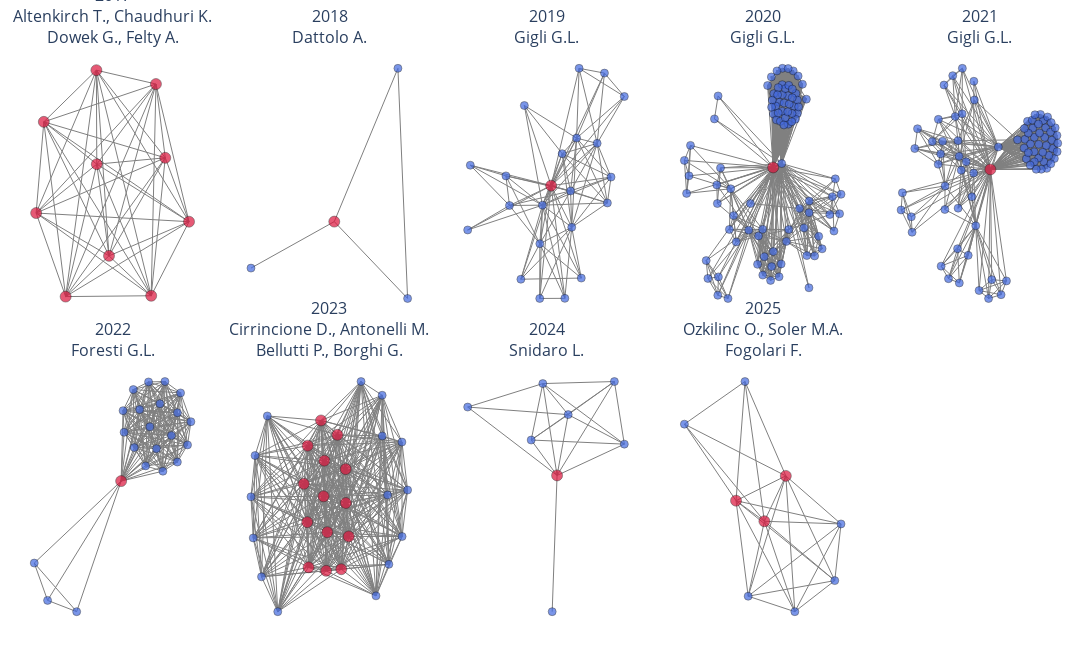

The notebook cell saved with this chart:
### Markdown cell above
### Secondo grafo:
collaborazioni degli autori con il nodo più centrale di ogni anno (2017-2025)

### Code cell
import networkx as nx
import plotly.graph_objects as go
from plotly.subplots import make_subplots

# NODO CENTRALE + VICINI EQUICENTRALI
central_node = {}
highlight_nodes = {}

for anno, G in grafi_per_anno.items():
    if len(G) == 0:
        continue

    central = max(G.degree, key=lambda x: x[1])[0]
    deg_c = G.degree(central)

    central_node[anno] = central
    highlight_nodes[anno] = [central] + [
        n for n in G.neighbors(central) if G.degree(n) == deg_c
    ]

# LAYOUT CON NODO CENTRALE FISSO + NORMALIZZAZIONE
def compute_layout(G, central):
    pos = nx.spring_layout(
        G,
        seed=42,
        pos={central: (0, 0)},
        fixed=[central],
        k=0.5,
        iterations=100
    )

    xs, ys = zip(*pos.values())
    min_x, max_x = min(xs), max(xs)
    min_y, max_y = min(ys), max(ys)

    for n, (x, y) in pos.items():
        pos[n] = (
            -1 + 2 * (x - min_x) / (max_x - min_x) if max_x > min_x else 0,
            -1 + 2 * (y - min_y) / (max_y - min_y) if max_y > min_y else 0
        )
    return pos


# FUNZIONE PLOTLY
def plot_graph(G, pos, highlight=None, legend=True):
    edge_x, edge_y = [], []
    for u, v in G.edges():
        edge_x += [pos[u][0], pos[v][0], None]
        edge_y += [pos[u][1], pos[v][1], None]

    edge = go.Scatter(
        x=edge_x, y=edge_y,
        mode="lines",
        line=dict(width=1, color="gray"),
        hoverinfo="none",
        showlegend=False
    )

    max_deg = max(dict(G.degree()).values())
    node_x, node_y, text, color, size = [], [], [], [], []

    for n in G.nodes():
        node_x.append(pos[n][0])
        node_y.append(pos[n][1])
        d = G.degree(n)
        text.append(f"{n}<br>Grado: {d}")

        if highlight and n in highlight:
            color.append("crimson")
            size.append(11)
        else:
            color.append("royalblue" if d < max_deg else "crimson")
            size.append(8)

    node = go.Scatter(
        x=node_x, y=node_y,
        mode="markers",
        text=text,
        hoverinfo="text",
        marker=dict(size=size, color=color, line=dict(width=0.5, color="black")),
        showlegend=legend
    )

    return edge, node


# SUBPLOT 2x5 (CENTRALE + VICINI)
anni = sorted(central_node)

fig = make_subplots(
    rows=2, cols=5,
    subplot_titles=[
        f"{a}<br>{'<br>'.join(', '.join(highlight_nodes[a][i:i+2]) for i in range(0, min(4,len(highlight_nodes[a])),2))}"
        for a in anni
    ],
    horizontal_spacing=0.03,
    vertical_spacing=0.08
)

for i, anno in enumerate(anni):
    central = central_node[anno]
    H = grafi_per_anno[anno].subgraph([central] + list(grafi_per_anno[anno].neighbors(central)))
    pos = compute_layout(H, central)

    edge, node = plot_graph(H, pos, highlight_nodes[anno], legend=False)

    r, c = (1, i + 1) if i < 5 else (2, i - 4)
    fig.add_traces([edge, node], rows=r, cols=c)

fig.update_layout(
    height=650, width=1400,
    paper_bgcolor="white",
    plot_bgcolor="white",
    font=dict(size=10),
    margin=dict(l=20, r=20, t=50, b=20)
)

for r in [1, 2]:
    for c in range(1, 6):
        fig.update_xaxes(visible=False, row=r, col=c)
        fig.update_yaxes(visible=False, row=r, col=c)

fig.show()

### Figure 1 — Plotly figure (JSON) as saved in the notebook; plotly's stock layout.template omitted (floating-point values rounded to 4 significant figures; data arrays with more than 128 entries replaced by an {"elided": "..."} marker saying what was removed)
{"data": [{"hoverinfo": "none", "line": {"color": "gray", "width": 1}, "mode": "lines", "showlegend": false, "type": "scatter", "x": {"elided": "135 float values"}, "xaxis": "x", "y": {"elided": "135 float values"}, "yaxis": "y"}, {"hoverinfo": "text", "marker": {"color": ["crimson", "crimson", "crimson", "crimson", "crimson", "crimson", "crimson", "crimson", "crimson", "crimson"], "line": {"color": "black", "width": 0.5}, "size": [11, 11, 11, 11, 11, 11, 11, 11, 11, 11]}, "mode": "markers", "showlegend": false, "text": ["Altenkirch T.<br>Grado: 9", "Chaudhuri K.<br>Grado: 9", "Dowek G.<br>Grado: 9", "Felty A.<br>Grado: 9", "Filinski A.<br>Grado: 9", "Miculan M.<br>Grado: 9", "Rabe F.<br>Grado: 9", "Ricciotti W.<br>Grado: 9", "Sacerdoti Coen C.S.<br>Grado: 9", "Sojakova K.<br>Grado: 9"], "type": "scatter", "x": [-0.6139, 1, -1, -0.8993, 0.5673, -0.2117, 0.5052, -0.2065, 0.689, -0.04668], "xaxis": "x", "y": [-1, -0.3384, -0.2617, 0.5438, 0.878, 1, -0.9926, 0.1698, 0.2261, -0.6401], "yaxis": "y"}, {"hoverinfo": "none", "line": {"color": "gray", "width": 1}, "mode": "lines", "showlegend": false, "type": "scatter", "x": [0.8763, 0.06365, null, 0.8763, 1, null, 0.06365, -1, null, 0.06365, 1, null], "xaxis": "x2", "y": [1, -0.3321, null, 1, -1, null, -0.3321, -0.7361, null, -0.3321, -1, null], "yaxis": "y2"}, {"hoverinfo": "text", "marker": {"color": ["royalblue", "crimson", "royalblue", "royalblue"], "line": {"color": "black", "width": 0.5}, "size": [8, 11, 8, 8]}, "mode": "markers", "showlegend": false, "text": ["de March C.<br>Grado: 2", "Dattolo A.<br>Grado: 3", "Luccio F.L.<br>Grado: 2", "Corbatto M.<br>Grado: 1"], "type": "scatter", "x": [0.8763, 0.06365, 1, -1], "xaxis": "x2", "y": [1, -0.3321, -1, -0.7361], "yaxis": "y2"}, {"hoverinfo": "none", "line": {"color": "gray", "width": 1}, "mode": "lines", "showlegend": false, "type": "scatter", "x": {"elided": "270 float values"}, "xaxis": "x3", "y": {"elided": "270 float values"}, "yaxis": "y3"}, {"hoverinfo": "text", "marker": {"color": ["royalblue", "royalblue", "royalblue", "royalblue", "royalblue", "royalblue", "royalblue", "royalblue", "crimson", "royalblue", "royalblue", "royalblue", "royalblue", "royalblue", "royalblue", "royalblue", "royalblue", "royalblue", "royalblue", "royalblue", "royalblue", "royalblue"], "line": {"color": "black", "width": 0.5}, "size": [8, 8, 8, 8, 8, 8, 8, 8, 11, 8, 8, 8, 8, 8, 8, 8, 8, 8, 8, 8, 8, 8]}, "mode": "markers", "showlegend": false, "text": ["Bax F.<br>Grado: 5", "André-Obadia N.<br>Grado: 5", "Pellitteri G.<br>Grado: 3", "Valente M.<br>Grado: 18", "Fabris M.<br>Grado: 8", "Nilo A.<br>Grado: 6", "Merlino G.<br>Grado: 10", "Smeralda C.<br>Grado: 4", "Gigli G.L.<br>Grado: 21", "Serafini A.<br>Grado: 5", "Bernardini A.<br>Grado: 11", "Vogrig A.<br>Grado: 12", "Rheims S.<br>Grado: 5", "Corazza E.<br>Grado: 13", "Segatti S.<br>Grado: 8", "Lorenzut S.<br>Grado: 5", "Honnorat J.<br>Grado: 11", "Bastien B.<br>Grado: 5", "Cargnelutti D.<br>Grado: 5", "de Biase S.<br>Grado: 7", "Marini A.<br>Grado: 9", "Romano G.<br>Grado: 4"], "type": "scatter", "x": [-0.3207, 1, -1, -0.04547, 0.8305, -0.5115, -0.07879, -0.2765, 0.06569, 0.4505, 0.3139, 0.3907, 0.4227, 0.3286, 0.7839, 0.2407, 0.6531, 0.7464, -0.07985, -0.4664, 0.2067, -0.9665], "xaxis": "x3", "y": [-0.8328, 0.7552, -0.4048, -0.189, 0.0549, 0.06528, -0.524, 0.677, -0.01973, -0.8228, -0.06571, 0.3936, 1, -0.3816, -0.17, -0.9988, 0.3479, 0.9586, -1, -0.1921, 0.2584, 0.1581], "yaxis": "y3"}, {"hoverinfo": "none", "line": {"color": "gray", "width": 1}, "mode": "lines", "showlegend": false, "type": "scatter", "x": {"elided": "3609 float values"}, "xaxis": "x4", "y": {"elided": "3609 float values"}, "yaxis": "y4"}, {"hoverinfo": "text", "marker": {"color": ["crimson", "royalblue", "royalblue", "royalblue", "royalblue", "royalblue", "royalblue", "royalblue", "royalblue", "royalblue", "royalblue", "royalblue", "royalblue", "royalblue", "royalblue", "royalblue", "royalblue", "royalblue", "royalblue", "royalblue", "royalblue", "royalblue", "royalblue", "royalblue", "royalblue", "royalblue", "royalblue", "royalblue", "royalblue", "royalblue", "royalblue", "royalblue", "royalblue", "royalblue", "royalblue", "royalblue", "royalblue", "royalblue", "royalblue", "royalblue", "royalblue", "royalblue", "royalblue", "royalblue", "royalblue", "royalblue", "royalblue", "royalblue", "royalblue", "royalblue", "royalblue", "royalblue", "royalblue", "royalblue", "royalblue", "royalblue", "royalblue", "royalblue", "royalblue", "royalblue", "royalblue", "royalblue", "royalblue", "royalblue", "royalblue", "royalblue", "royalblue", "royalblue", "royalblue", "royalblue", "royalblue", "royalblue", "royalblue", "royalblue", "royalblue", "royalblue", "royalblue", "royalblue", "royalblue", "royalblue", "royalblue", "royalblue", "royalblue", "royalblue", "royalblue", "royalblue", "royalblue", "royalblue", "royalblue", "royalblue", "royalblue"], "line": {"color": "black", "width": 0.5}, "size": [11, 8, 8, 8, 8, 8, 8, 8, 8, 8, 8, 8, 8, 8, 8, 8, 8, 8, 8, 8, 8, 8, 8, 8, 8, 8, 8, 8, 8, 8, 8, 8, 8, 8, 8, 8, 8, 8, 8, 8, 8, 8, 8, 8, 8, 8, 8, 8, 8, 8, 8, 8, 8, 8, 8, 8, 8, 8, 8, 8, 8, 8, 8, 8, 8, 8, 8, 8, 8, 8, 8, 8, 8, 8, 8, 8, 8, 8, 8, 8, 8, 8, 8, 8, 8, 8, 8, 8, 8, 8, 8]}, "mode": "markers", "showlegend": false, "text": ["Gigli G.L.<br>Grado: 90", "Vogrig A.<br>Grado: 26", "Nilo A.<br>Grado: 15", "Fabris M.<br>Grado: 18", "Biasotto A.<br>Grado: 8", "Curcio F.<br>Grado: 18", "Miotti V.<br>Grado: 8", "Tascini C.<br>Grado: 8", "Valente M.<br>Grado: 81", "de Biase S.<br>Grado: 2", "Crespel A.<br>Grado: 5", "Genton P.<br>Grado: 5", "Macorig G.<br>Grado: 5", "Gélisse P.<br>Grado: 5", "Merlino G.<br>Grado: 13", "Lorenzut S.<br>Grado: 17", "del Negro I.<br>Grado: 7", "Tereshko Y.<br>Grado: 7", "Smeralda C.<br>Grado: 14", "Piani A.<br>Grado: 7", "Rudakou U.<br>Grado: 43", "Futhey N.C.<br>Grado: 40", "Krohn L.<br>Grado: 43", "Ruskey J.A.<br>Grado: 43", "Heilbron K.<br>Grado: 40", "Cannon P.<br>Grado: 40", "Alam A.<br>Grado: 40", "Arnulf I.<br>Grado: 43", "Hu M.T.M.<br>Grado: 43", "Montplaisir J.Y.<br>Grado: 43", "Gagnon J.-F.<br>Grado: 43", "Désautels A.<br>Grado: 43", "Dauvilliers Y.<br>Grado: 43", "Toffoli M.<br>Grado: 43", "Högl B.<br>Grado: 43", "Stefani A.<br>Grado: 43", "Holzknecht E.<br>Grado: 40", "Šonka K.<br>Grado: 43", "Kemlink D.<br>Grado: 43", "Öertel W.<br>Grado: 43", "Janzen A.<br>Grado: 40", "Plazzi G.<br>Grado: 43", "Antelmi E.<br>Grado: 43", "Figorilli M.<br>Grado: 43", "Puligheddu M.<br>Grado: 43", "Mollenhauer B.<br>Grado: 43", "Trenkwalder C.<br>Grado: 43", "Sixel-Döring F.<br>Grado: 43", "Cochen-de Cock V.<br>Grado: 43", "Charley-Monaca C.C.<br>Grado: 43", "Heidbreder A.<br>Grado: 43", "Ferini‑Strambi L.<br>Grado: 43", "Dijkstra F.<br>Grado: 43", "Viaene M.<br>Grado: 43", "Abril B.<br>Grado: 43", "Boeve B.F.<br>Grado: 43", "Postuma R.B.<br>Grado: 43", "Rouleau G.A.<br>Grado: 43", "Gan-Or Z.<br>Grado: 43", "Leveille E.<br>Grado: 37", "Asayesh F.<br>Grado: 37", "Espay A.J.<br>Grado: 37", "Janes F.<br>Grado: 3", "Morassi M.<br>Grado: 6", "Bagatto D.<br>Grado: 6", "Cobelli M.<br>Grado: 6", "D'Agostini S.<br>Grado: 6", "Bnà C.<br>Grado: 6", "Sponza M.<br>Grado: 10", "Marini A.<br>Grado: 22", "Surcinelli A.<br>Grado: 10", "Pez S.<br>Grado: 10", "Vit A.<br>Grado: 10", "Gavrilovic V.<br>Grado: 10", "Pessa M.E.<br>Grado: 6", "Volpetti S.<br>Grado: 6", "Pegolo E.<br>Grado: 6", "Pauletto G.<br>Grado: 6", "Bax F.<br>Grado: 6", "Verriello L.<br>Grado: 6", "Corazza E.<br>Grado: 18", "Pellitteri G.<br>Grado: 3", "Dolso P.<br>Grado: 3", "Segatti S.<br>Grado: 14", "Bernardini A.<br>Grado: 14", "Valent F.<br>Grado: 14", "Brigo F.<br>Grado: 14", "Iacono D.<br>Grado: 14", "Passadore P.<br>Grado: 14", "Rana M.<br>Grado: 14", "Honnorat J.<br>Grado: 14"], "type": "scatter", "x": [0.1329, -0.1789, -0.4088, -0.001039, -0.3722, -0.05362, -0.3385, -0.4253, 0.2425, 0.5906, -0.9412, -0.9718, -0.922, -1, 0.5929, 0.5937, 0.8893, 0.9815, 0.4701, 0.9098, 0.2112, 0.2522, 0.2737, 0.319, 0.06218, 0.5073, 0.3898, 0.25, 0.1424, 0.1667, 0.1372, 0.4237, 0.2495, 0.2896, 0.2505, 0.3328, 0.1817, 0.4014, 0.4433, 0.1749, 0.4522, 0.327, 0.2254, 0.3388, 0.3784, 0.2889, 0.4433, 0.4175, 0.2705, 0.1232, 0.198, 0.1898, 0.3745, 0.3195, 0.113, 0.1979, 0.3711, 0.3774, 0.4591, 0.5572, 0.3249, 0.1104, -0.1565, -0.4434, -0.7214, -0.5656, -0.6997, -0.5733, 0.7148, 0.3028, 0.5273, 0.6633, 0.5636, 0.7583, -0.5859, -0.5791, -0.5389, 0.8569, 1, 0.9272, 0.3322, -0.5697, -0.6161, -0.0658, 0.02008, 0.209, 0.001133, 0.1138, 0.2355, 0.1354, 0.1004], "xaxis": "x4", "y": [0.1388, -0.4066, -0.04657, -0.3993, -0.2799, -0.4569, -0.5082, -0.4001, 0.1722, -0.907, 0.06575, -0.0868, 0.3304, 0.1999, -0.2542, -0.153, -0.1153, -0.2635, -0.2174, -0.4141, 0.705, 1, 0.6983, 0.7627, 0.8509, 0.862, 0.9778, 0.771, 0.7802, 0.6724, 0.6034, 0.7819, 0.8581, 0.8237, 0.6265, 0.8522, 0.9775, 0.6712, 0.6086, 0.5519, 0.9331, 0.515, 0.5393, 0.6894, 0.82, 0.5695, 0.7239, 0.558, 0.5081, 0.7234, 0.8327, 0.7703, 0.6077, 0.6218, 0.6623, 0.6121, 0.5359, 0.7446, 0.6649, 0.732, 0.998, 0.9254, -0.1752, -1, -0.6708, -0.8125, -0.8259, -0.972, -0.4604, -0.5039, -0.3866, -0.6303, -0.627, -0.5684, -0.01284, -0.175, 0.1346, -0.2703, -0.09447, 0.0394, -0.4012, 0.7602, 0.5605, -0.7032, -0.6371, -0.8111, -0.7969, -0.7233, -0.6999, -0.5928, -0.8429], "yaxis": "y4"}, {"hoverinfo": "none", "line": {"color": "gray", "width": 1}, "mode": "lines", "showlegend": false, "type": "scatter", "x": {"elided": "3360 float values"}, "xaxis": "x5", "y": {"elided": "3360 float values"}, "yaxis": "y5"}, {"hoverinfo": "text", "marker": {"color": ["royalblue", "royalblue", "royalblue", "royalblue", "royalblue", "royalblue", "royalblue", "crimson", "royalblue", "royalblue", "royalblue", "royalblue", "royalblue", "royalblue", "royalblue", "royalblue", "royalblue", "royalblue", "royalblue", "royalblue", "royalblue", "royalblue", "royalblue", "royalblue", "royalblue", "royalblue", "royalblue", "royalblue", "royalblue", "royalblue", "royalblue", "royalblue", "royalblue", "royalblue", "royalblue", "royalblue", "royalblue", "royalblue", "royalblue", "royalblue", "royalblue", "royalblue", "royalblue", "royalblue", "royalblue", "royalblue", "royalblue", "royalblue", "royalblue", "royalblue", "royalblue", "royalblue", "royalblue", "royalblue", "royalblue", "royalblue", "royalblue", "royalblue", "royalblue", "royalblue", "royalblue", "royalblue", "royalblue", "royalblue", "royalblue", "royalblue", "royalblue", "royalblue", "royalblue", "royalblue", "royalblue", "royalblue", "royalblue", "royalblue", "royalblue", "royalblue", "royalblue", "royalblue", "royalblue", "royalblue", "royalblue", "royalblue"], "line": {"color": "black", "width": 0.5}, "size": [8, 8, 8, 8, 8, 8, 8, 11, 8, 8, 8, 8, 8, 8, 8, 8, 8, 8, 8, 8, 8, 8, 8, 8, 8, 8, 8, 8, 8, 8, 8, 8, 8, 8, 8, 8, 8, 8, 8, 8, 8, 8, 8, 8, 8, 8, 8, 8, 8, 8, 8, 8, 8, 8, 8, 8, 8, 8, 8, 8, 8, 8, 8, 8, 8, 8, 8, 8, 8, 8, 8, 8, 8, 8, 8, 8, 8, 8, 8, 8, 8, 8]}, "mode": "markers", "showlegend": false, "text": ["Verriello L.<br>Grado: 11", "Pauletto G.<br>Grado: 13", "Nilo A.<br>Grado: 13", "Lonigro I.<br>Grado: 9", "Betto E.<br>Grado: 9", "Valente M.<br>Grado: 65", "Curcio F.<br>Grado: 9", "Gigli G.L.<br>Grado: 81", "Fogolari F.<br>Grado: 7", "Marini A.<br>Grado: 11", "Gélisse P.<br>Grado: 5", "Crespel A.<br>Grado: 5", "Carrera P.<br>Grado: 5", "Bernardini A.<br>Grado: 46", "Vogrig A.<br>Grado: 19", "Moritz C.P.<br>Grado: 6", "Camdessanché J.-P.<br>Grado: 6", "Tholance Y.<br>Grado: 6", "Antoine J.-C.<br>Grado: 6", "Honnorat J.<br>Grado: 6", "Pessa M.E.<br>Grado: 7", "Genton P.<br>Grado: 5", "Macorig G.<br>Grado: 5", "Garbo R.<br>Grado: 6", "Lorenzut S.<br>Grado: 10", "del Negro L.<br>Grado: 6", "Merlino G.<br>Grado: 10", "Cargnelutti D.<br>Grado: 6", "Smeralda C.<br>Grado: 7", "Pez S.<br>Grado: 7", "Surcinelli A.<br>Grado: 11", "Bax F.<br>Grado: 7", "Pellitteri G.<br>Grado: 8", "Scalise A.<br>Grado: 6", "Mufti K.<br>Grado: 43", "Yu E.<br>Grado: 43", "Rudakou U.<br>Grado: 43", "Krohn L.<br>Grado: 43", "Ruskey J.A.<br>Grado: 43", "Asayesh F.<br>Grado: 43", "Laurent S.B.<br>Grado: 43", "Spiegelman D.<br>Grado: 43", "Arnulf I.<br>Grado: 43", "Hu M.T.M.<br>Grado: 43", "Montplaisir J.Y.<br>Grado: 43", "Gagnon J.-F.<br>Grado: 43", "Désautels A.<br>Grado: 43", "Dauvilliers Y.<br>Grado: 43", "Janes F.<br>Grado: 43", "Högl B.<br>Grado: 43", "Stefani A.<br>Grado: 43", "Holzknecht E.<br>Grado: 43", "Šonka K.<br>Grado: 43", "Kemlink D.<br>Grado: 43", "Öertel W.<br>Grado: 43", "Janzen A.<br>Grado: 43", "Plazzi G.<br>Grado: 43", "Antelmi E.<br>Grado: 43", "Figorilli M.<br>Grado: 43", "Puligheddu M.<br>Grado: 43", "Mollenhauer B.<br>Grado: 43", "Trenkwalder C.<br>Grado: 43", "Sixel-Döring F.<br>Grado: 43", "Cochen-de Cock V.<br>Grado: 43", "Charley-Monaca C.C.<br>Grado: 43", "Heidbreder A.<br>Grado: 43", "Ferini‑Strambi L.<br>Grado: 43", "Dijkstra F.<br>Grado: 43", "Viaene M.<br>Grado: 43", "Abril B.<br>Grado: 43", "Boeve B.F.<br>Grado: 43", "Trempe J.-F.<br>Grado: 43", "Rouleau G.A.<br>Grado: 43", "Postuma R.B.<br>Grado: 43", "Gan-Or Z.<br>Grado: 43", "Bagatto D.<br>Grado: 6", "Cobelli M.<br>Grado: 6", "D'Agostini S.<br>Grado: 6", "Bnà C.<br>Grado: 6", "Morassi M.<br>Grado: 6", "Dolso P.<br>Grado: 5", "de Biase S.<br>Grado: 3"], "type": "scatter", "x": [-0.2739, -0.2594, -0.4387, -0.5264, -0.4703, 0.2415, -0.4948, 0.14, -0.7904, -0.2322, -0.8597, -0.87, -0.06478, 0.4866, -0.0471, 0.1168, 0.1574, 0.345, -0.004299, 0.2765, -0.8252, -1, -0.9835, -0.4521, -0.2203, -0.2181, -0.3088, -0.3408, -0.6019, -0.5239, -0.1692, -0.09633, -0.07359, -0.272, 0.8158, 0.8235, 0.6139, 0.845, 0.9316, 0.9569, 0.9898, 0.7563, 0.5818, 0.6817, 0.886, 0.6754, 0.6523, 0.8346, 0.7003, 0.5987, 0.7794, 0.6987, 0.9241, 0.7092, 0.8596, 0.7901, 0.9078, 0.87, 0.9923, 0.8538, 0.7678, 0.7012, 0.7252, 0.967, 0.6476, 0.9112, 0.5698, 0.7574, 0.7517, 0.9161, 1, 0.8087, 0.6244, 0.6239, 0.574, -0.3952, -0.489, -0.2566, -0.279, -0.1433, -0.4413, -0.0711], "xaxis": "x5", "y": [0.3707, 0.2353, -0.02192, 0.167, 0.3658, 0.317, 0.2563, 0.1218, 0.475, 0.1145, -0.4244, -0.2904, 0.7249, 0.3789, -0.3686, -1, -0.8365, -0.8477, -0.9309, -0.9673, 0.3031, -0.2309, -0.08173, 0.8551, 0.6044, 1, 0.5814, 0.9364, 0.3638, 0.5566, 0.1882, -0.1157, 0.08957, -0.2153, 0.547, 0.1882, 0.5391, 0.4833, 0.3036, 0.2163, 0.4172, 0.2209, 0.3834, 0.4806, 0.2431, 0.5502, 0.3428, 0.4002, 0.4003, 0.2134, 0.5994, 0.2749, 0.3756, 0.5966, 0.1307, 0.1229, 0.4463, 0.5771, 0.2761, 0.3289, 0.4381, 0.1875, 0.123, 0.4834, 0.1593, 0.171, 0.307, 0.3395, 0.5163, 0.5284, 0.3491, 0.2703, 0.2669, 0.4371, 0.4776, -0.8279, -0.7191, -0.8652, -0.5679, -0.6254, -0.2266, 0.8876], "yaxis": "y5"}, {"hoverinfo": "none", "line": {"color": "gray", "width": 1}, "mode": "lines", "showlegend": false, "type": "scatter", "x": {"elided": "531 float values"}, "xaxis": "x6", "y": {"elided": "531 float values"}, "yaxis": "y6"}, {"hoverinfo": "text", "marker": {"color": ["royalblue", "royalblue", "royalblue", "royalblue", "royalblue", "royalblue", "royalblue", "royalblue", "royalblue", "royalblue", "royalblue", "crimson", "royalblue", "royalblue", "royalblue", "royalblue", "royalblue", "royalblue", "royalblue", "royalblue", "royalblue", "royalblue"], "line": {"color": "black", "width": 0.5}, "size": [8, 8, 8, 8, 8, 8, 8, 8, 8, 8, 8, 11, 8, 8, 8, 8, 8, 8, 8, 8, 8, 8]}, "mode": "markers", "showlegend": false, "text": ["De Martino M.<br>Grado: 18", "Malfatti M.C.<br>Grado: 18", "Drioli C.<br>Grado: 3", "Toma A.<br>Grado: 3", "Fabris M.<br>Grado: 18", "de Nardin A.<br>Grado: 18", "Stefanizzi D.<br>Grado: 18", "Isola M.<br>Grado: 18", "Caponnetto F.<br>Grado: 18", "Tell G.<br>Grado: 18", "D’Aurizio F.<br>Grado: 18", "Foresti G.L.<br>Grado: 21", "Piciarelli C.<br>Grado: 18", "Sozio E.<br>Grado: 18", "Tascini C.<br>Grado: 18", "Dalla E.<br>Grado: 18", "Beltrami A.P.<br>Grado: 18", "Sechi L.A.<br>Grado: 18", "Codrich M.<br>Grado: 18", "Salvati D.<br>Grado: 3", "Curcio F.<br>Grado: 18", "Pucillo C.E.M.<br>Grado: 18"], "type": "scatter", "x": [0.6687, 1, -0.8299, -1, 0.8281, 0.2648, 0.957, 0.2765, 0.476, 0.5609, 0.6426, 0.1094, 0.6052, 0.3451, 0.8272, 0.752, 0.4594, 0.868, 0.4222, -0.4586, 0.147, 0.1339], "xaxis": "x6", "y": [1, 0.6508, -0.902, -0.5775, 0.7293, 0.9303, 0.4493, 0.4259, 0.6068, 0.4168, 0.2208, 0.1348, 0.8072, 0.7563, 0.3003, 0.5308, 0.9965, 0.9011, 0.267, -1, 0.5589, 0.747], "yaxis": "y6"}, {"hoverinfo": "none", "line": {"color": "gray", "width": 1}, "mode": "lines", "showlegend": false, "type": "scatter", "x": {"elided": "1056 float values"}, "xaxis": "x7", "y": {"elided": "1056 float values"}, "yaxis": "y7"}, {"hoverinfo": "text", "marker": {"color": ["crimson", "royalblue", "royalblue", "royalblue", "crimson", "crimson", "royalblue", "crimson", "royalblue", "royalblue", "royalblue", "royalblue", "crimson", "royalblue", "crimson", "crimson", "royalblue", "royalblue", "crimson", "royalblue", "crimson", "royalblue", "crimson", "royalblue", "crimson", "royalblue", "crimson", "crimson", "crimson"], "line": {"color": "black", "width": 0.5}, "size": [11, 8, 8, 8, 11, 11, 8, 11, 8, 8, 8, 8, 11, 8, 11, 11, 8, 8, 11, 8, 11, 8, 11, 8, 11, 8, 11, 11, 11]}, "mode": "markers", "showlegend": false, "text": ["Bellutti P.<br>Grado: 28", "Giuressi D.<br>Grado: 22", "Evangelista Y.<br>Grado: 19", "Bertuccio G.<br>Grado: 22", "Cirrincione D.<br>Grado: 28", "Ficorella F.<br>Grado: 28", "Del Monte E.<br>Grado: 19", "Borghi G.<br>Grado: 28", "Aquilanti G.<br>Grado: 22", "Gandola M.<br>Grado: 22", "Mele F.<br>Grado: 22", "Stebel L.<br>Grado: 22", "Zampa N.<br>Grado: 28", "Campana R.<br>Grado: 19", "Pepponi G.<br>Grado: 28", "Orzan G.<br>Grado: 28", "Ceraudo F.<br>Grado: 19", "Olivi L.<br>Grado: 22", "Zorzi N.<br>Grado: 28", "Bonvicini V.<br>Grado: 19", "Rashevskaya I.<br>Grado: 28", "Feroci M.<br>Grado: 19", "Vacchi A.<br>Grado: 28", "Cautero G.<br>Grado: 22", "Picciotto A.<br>Grado: 28", "Menk R.H.<br>Grado: 22", "Zampa G.<br>Grado: 28", "Rachevski A.<br>Grado: 28", "Antonelli M.<br>Grado: 28"], "type": "scatter", "x": [-0.2822, 0.9273, -0.9711, 0.675, -0.265, -0.06285, -0.8653, -0.02559, 0.4056, 1, 0.7607, 0.5965, 0.248, -1, -0.04018, 0.1531, -0.7912, 0.6765, 0.2115, -0.6581, 0.2097, -0.9477, -0.1054, 0.7439, 0.1042, 0.9296, -0.2768, -0.3256, -0.07309], "xaxis": "x7", "y": [-0.2221, 0.4738, -0.3592, 0.8809, -0.6149, 0.3126, -0.6971, -0.3092, 1, 0.05694, -0.5885, -0.8625, -0.346, -0.002067, -0.6448, -0.6312, 0.701, 0.5269, -0.0557, -1, 0.2389, 0.3571, 0.6617, 0.01409, 0.5369, -0.3468, 0.4428, 0.1113, 0.002367], "yaxis": "y7"}, {"hoverinfo": "none", "line": {"color": "gray", "width": 1}, "mode": "lines", "showlegend": false, "type": "scatter", "x": [-1, -0.04047, null, -1, 0.2832, null, -1, 0.1414, null, 1, 0.2832, null, 1, -0.04047, null, 1, 0.1414, null, 1, 0.8733, null, 1, -0.1892, null, 0.2832, -0.04047, null, 0.2832, 0.1414, null, 0.2832, 0.8733, null, 0.2832, -0.1892, null, -0.04047, 0.1414, null, -0.04047, 0.8733, null, -0.04047, -0.1892, null, 0.8733, 0.1414, null, 0.8733, -0.1892, null, -0.1892, 0.1414, null, 0.07902, 0.1414, null], "xaxis": "x8", "y": [0.7783, 0.9824, null, 0.7783, 0.7126, null, 0.7783, 0.1841, null, 0.456, 0.7126, null, 0.456, 0.9824, null, 0.456, 0.1841, null, 0.456, 1, null, 0.456, 0.4917, null, 0.7126, 0.9824, null, 0.7126, 0.1841, null, 0.7126, 1, null, 0.7126, 0.4917, null, 0.9824, 0.1841, null, 0.9824, 1, null, 0.9824, 0.4917, null, 1, 0.1841, null, 1, 0.4917, null, 0.4917, 0.1841, null, -1, 0.1841, null], "yaxis": "y8"}, {"hoverinfo": "text", "marker": {"color": ["royalblue", "royalblue", "royalblue", "royalblue", "royalblue", "royalblue", "royalblue", "crimson"], "line": {"color": "black", "width": 0.5}, "size": [8, 8, 8, 8, 8, 8, 8, 11]}, "mode": "markers", "showlegend": false, "text": ["Liani A.<br>Grado: 3", "Vallisa T.<br>Grado: 5", "Urli F.<br>Grado: 6", "Somero M.<br>Grado: 6", "Johnson C.<br>Grado: 5", "Visentini I.<br>Grado: 5", "Mari M.<br>Grado: 1", "Snidaro L.<br>Grado: 7"], "type": "scatter", "x": [-1, 1, 0.2832, -0.04047, 0.8733, -0.1892, 0.07902, 0.1414], "xaxis": "x8", "y": [0.7783, 0.456, 0.7126, 0.9824, 1, 0.4917, -1, 0.1841], "yaxis": "y8"}, {"hoverinfo": "none", "line": {"color": "gray", "width": 1}, "mode": "lines", "showlegend": false, "type": "scatter", "x": [-0.3405, 0.0215, null, -0.3405, -0.2264, null, -0.3405, -1, null, -0.3405, 0.2951, null, -0.3405, -0.1857, null, -0.3405, 1, null, -0.3405, 0.9201, null, -0.3405, 0.4102, null, -0.2264, 0.0215, null, -0.2264, -1, null, -0.2264, 0.2951, null, 0.4102, -0.1857, null, 0.4102, 0.0215, null, 0.4102, 1, null, 0.4102, 0.9201, null, 0.4102, 0.2951, null, 0.0215, -1, null, 0.0215, 0.2951, null, 0.0215, -0.1857, null, 0.0215, 1, null, 0.0215, 0.9201, null, 1, -0.1857, null, 1, 0.9201, null, 1, 0.2951, null, -1, 0.2951, null, 0.9201, -0.1857, null, 0.9201, 0.2951, null, 0.2951, -0.1857, null], "xaxis": "x9", "y": [-0.03544, -0.2143, null, -0.03544, 1, null, -0.03544, 0.6297, null, -0.03544, 0.18, null, -0.03544, -0.8656, null, -0.03544, -0.2377, null, -0.03544, -0.7302, null, -0.03544, -1, null, 1, -0.2143, null, 1, 0.6297, null, 1, 0.18, null, -1, -0.8656, null, -1, -0.2143, null, -1, -0.2377, null, -1, -0.7302, null, -1, 0.18, null, -0.2143, 0.6297, null, -0.2143, 0.18, null, -0.2143, -0.8656, null, -0.2143, -0.2377, null, -0.2143, -0.7302, null, -0.2377, -0.8656, null, -0.2377, -0.7302, null, -0.2377, 0.18, null, 0.6297, 0.18, null, -0.7302, -0.8656, null, -0.7302, 0.18, null, 0.18, -0.8656, null], "yaxis": "y9"}, {"hoverinfo": "text", "marker": {"color": ["crimson", "royalblue", "royalblue", "crimson", "royalblue", "royalblue", "royalblue", "crimson", "royalblue"], "line": {"color": "black", "width": 0.5}, "size": [11, 8, 8, 11, 8, 8, 8, 11, 8]}, "mode": "markers", "showlegend": false, "text": ["Soler M.A.<br>Grado: 8", "Giannozzi P.<br>Grado: 4", "Klein C.<br>Grado: 6", "Ozkilinc O.<br>Grado: 8", "Esposito G.<br>Grado: 6", "Aparicio S.<br>Grado: 4", "Rocchia W.<br>Grado: 6", "Fogolari F.<br>Grado: 8", "Yakout R.B.A.<br>Grado: 6"], "type": "scatter", "x": [-0.3405, -0.2264, 0.4102, 0.0215, 1, -1, 0.9201, 0.2951, -0.1857], "xaxis": "x9", "y": [-0.03544, 1, -1, -0.2143, -0.2377, 0.6297, -0.7302, 0.18, -0.8656], "yaxis": "y9"}], "layout": {"annotations": [{"font": {"size": 16}, "showarrow": false, "text": "2017<br>Altenkirch T., Chaudhuri K.<br>Dowek G., Felty A.", "x": 0.088, "xanchor": "center", "xref": "paper", "y": 1, "yanchor": "bottom", "yref": "paper"}, {"font": {"size": 16}, "showarrow": false, "text": "2018<br>Dattolo A.", "x": 0.294, "xanchor": "center", "xref": "paper", "y": 1, "yanchor": "bottom", "yref": "paper"}, {"font": {"size": 16}, "showarrow": false, "text": "2019<br>Gigli G.L.", "x": 0.5, "xanchor": "center", "xref": "paper", "y": 1, "yanchor": "bottom", "yref": "paper"}, {"font": {"size": 16}, "showarrow": false, "text": "2020<br>Gigli G.L.", "x": 0.706, "xanchor": "center", "xref": "paper", "y": 1, "yanchor": "bottom", "yref": "paper"}, {"font": {"size": 16}, "showarrow": false, "text": "2021<br>Gigli G.L.", "x": 0.912, "xanchor": "center", "xref": "paper", "y": 1, "yanchor": "bottom", "yref": "paper"}, {"font": {"size": 16}, "showarrow": false, "text": "2022<br>Foresti G.L.", "x": 0.088, "xanchor": "center", "xref": "paper", "y": 0.46, "yanchor": "bottom", "yref": "paper"}, {"font": {"size": 16}, "showarrow": false, "text": "2023<br>Cirrincione D., Antonelli M.<br>Bellutti P., Borghi G.", "x": 0.294, "xanchor": "center", "xref": "paper", "y": 0.46, "yanchor": "bottom", "yref": "paper"}, {"font": {"size": 16}, "showarrow": false, "text": "2024<br>Snidaro L.", "x": 0.5, "xanchor": "center", "xref": "paper", "y": 0.46, "yanchor": "bottom", "yref": "paper"}, {"font": {"size": 16}, "showarrow": false, "text": "2025<br>Ozkilinc O., Soler M.A.<br>Fogolari F.", "x": 0.706, "xanchor": "center", "xref": "paper", "y": 0.46, "yanchor": "bottom", "yref": "paper"}], "font": {"size": 10}, "height": 650, "margin": {"b": 20, "l": 20, "r": 20, "t": 50}, "paper_bgcolor": "white", "plot_bgcolor": "white", "width": 1400, "xaxis": {"anchor": "y", "domain": [0, 0.176], "visible": false}, "xaxis10": {"anchor": "y10", "domain": [0.824, 1], "visible": false}, "xaxis2": {"anchor": "y2", "domain": [0.206, 0.382], "visible": false}, "xaxis3": {"anchor": "y3", "domain": [0.412, 0.588], "visible": false}, "xaxis4": {"anchor": "y4", "domain": [0.618, 0.794], "visible": false}, "xaxis5": {"anchor": "y5", "domain": [0.824, 1], "visible": false}, "xaxis6": {"anchor": "y6", "domain": [0, 0.176], "visible": false}, "xaxis7": {"anchor": "y7", "domain": [0.206, 0.382], "visible": false}, "xaxis8": {"anchor": "y8", "domain": [0.412, 0.588], "visible": false}, "xaxis9": {"anchor": "y9", "domain": [0.618, 0.794], "visible": false}, "yaxis": {"anchor": "x", "domain": [0.54, 1], "visible": false}, "yaxis10": {"anchor": "x10", "domain": [0, 0.46], "visible": false}, "yaxis2": {"anchor": "x2", "domain": [0.54, 1], "visible": false}, "yaxis3": {"anchor": "x3", "domain": [0.54, 1], "visible": false}, "yaxis4": {"anchor": "x4", "domain": [0.54, 1], "visible": false}, "yaxis5": {"anchor": "x5", "domain": [0.54, 1], "visible": false}, "yaxis6": {"anchor": "x6", "domain": [0, 0.46], "visible": false}, "yaxis7": {"anchor": "x7", "domain": [0, 0.46], "visible": false}, "yaxis8": {"anchor": "x8", "domain": [0, 0.46], "visible": false}, "yaxis9": {"anchor": "x9", "domain": [0, 0.46], "visible": false}}}
